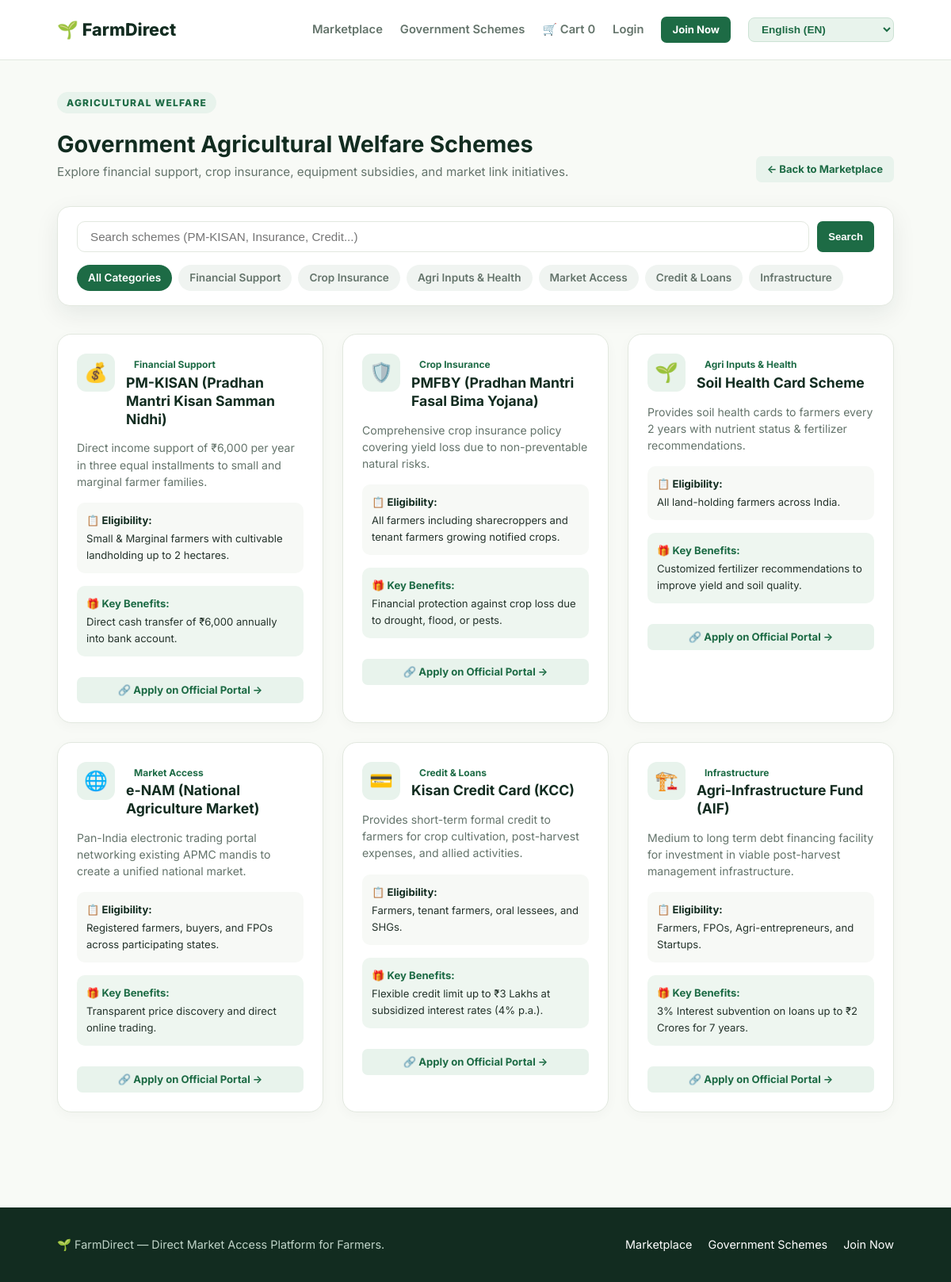
Screenshot of /schemes with the database file from the repository.
### tables this page shows
CREATE TABLE schemes(
      id INTEGER PRIMARY KEY AUTOINCREMENT,
      title TEXT NOT NULL,
      category TEXT NOT NULL,
      description TEXT NOT NULL,
      eligibility TEXT NOT NULL,
      benefits TEXT NOT NULL,
      application_link TEXT,
      icon TEXT DEFAULT '🌾'
    );

### app.py (the view)
@app.route("/schemes")
def schemes():
    conn = get_db()
    category = request.args.get("category", "")
    search = request.args.get("search", "")
    query = "SELECT * FROM schemes WHERE 1=1"
    params = []
    if category:
        query += " AND category = ?"
        params.append(category)
    if search:
        query += " AND (title LIKE ? OR description LIKE ? OR eligibility LIKE ?)"
        params.extend([f"%{search}%", f"%{search}%", f"%{search}%"])
    query += " ORDER BY id ASC"
    scheme_list = conn.execute(query, params).fetchall()
    categories = conn.execute("SELECT DISTINCT category FROM schemes").fetchall()
    conn.close()
    return render_template("schemes.html", schemes=scheme_list, categories=[c[0] for c in categories], current_category=category, search_query=search)

### app.py (called while the page is built)
@app.before_request
def sanitize_legacy_sessions():
    if session.get("name") and "freshmarket" in session.get("name", "").lower():
        session["name"] = "Anbarasan Buyer"

def get_db():
    DB_DIR.mkdir(exist_ok=True)
    conn = sqlite3.connect(DB)
    conn.row_factory = sqlite3.Row
    return conn

### templates/schemes.html (shortened to what this page needs)
{% extends "base.html" %}
{% block content %}
<section class="section" style="padding-top: 40px;">
  <div class="section-header">
    <div class="section-title">
      <span class="badge">AGRICULTURAL WELFARE</span>
      <h2 data-i18n="schemes_title">Government Agricultural Welfare Schemes</h2>
      <p data-i18n="schemes_desc">Explore financial support, crop insurance, equipment subsidies, and market link initiatives.</p>
    </div>
    <a href="{{ url_for('index') }}" class="btn btn-alt btn-sm">← Back to Marketplace</a>
  </div>
  <div class="search-filter-bar">
    <form action="{{ url_for('schemes') }}" method="GET" class="search-form">
      <input type="text" name="search" class="input-field" placeholder="Search schemes (PM-KISAN, Insurance, Credit...)" value="{{ search_query }}">
      <button type="submit" class="btn btn-sm" data-i18n="btn_search">Search</button>
    </form>
    <div class="category-chips">
      <a href="{{ url_for('schemes') }}" class="chip {% if not current_category %}active{% endif %}" data-i18n="all_categories">All Schemes</a>
      {% for cat in categories %}
        <a href="{{ url_for('schemes', category=cat) }}" class="chip {% if current_category == cat %}active{% endif %}">{{ cat }}</a>
      {% endfor %}
    </div>
  </div>
  <div class="scheme-grid">
    {% for scheme in schemes %}
      <article class="scheme-card">
        <div class="scheme-header">
          <div class="scheme-icon">{{ scheme.icon }}</div>
          <div>
            <span class="crop-category-tag" style="position: static; margin-bottom: 4px;">{{ scheme.category }}</span>
            <h3 class="scheme-title">{{ scheme.title }}</h3>
          </div>
        </div>
        <p class="scheme-desc">{{ scheme.description }}</p>
        <div class="scheme-detail-box">
          <strong>📋 Eligibility:</strong>
          <span>{{ scheme.eligibility }}</span>
        </div>
        <div class="scheme-detail-box" style="background: #eef6f0;">
          <strong style="color: var(--primary);">🎁 Key Benefits:</strong>
          <span>{{ scheme.benefits }}</span>
        </div>
        {% if scheme.application_link %}
          <a href="{{ scheme.application_link }}" target="_blank" rel="noopener noreferrer" class="btn btn-sm btn-alt" style="width: 100%; margin-top: 10px;">
            🔗 Apply on Official Portal →
          </a>
        {% endif %}
      </article>
    {% endfor %}
  </div>
</section>
{% endblock %}

### templates/base.html (shortened to what this page needs)
<!DOCTYPE html>
<html lang="en">
<head>
  <link rel="stylesheet" href="{{ url_for('static', filename='css/style.css') }}">
</head>
<body>
  <header class="navbar">
    <a href="{{ url_for('index') }}" class="brand" data-i18n="brand_name">
    </a>
    <nav class="nav-menu">
      <a href="{{ url_for('index') }}" class="nav-link" data-i18n="nav_home">Marketplace</a>
      <a href="{{ url_for('schemes') }}" class="nav-link" data-i18n="nav_schemes">Government Schemes</a>
      <a href="{{ url_for('view_cart') }}" class="nav-link" style="display: flex; align-items: center; gap: 4px;">
        🛒 <span data-i18n="nav_cart">Cart</span>
        <span class="cart-badge">{{ session.get('cart', {})|length }}</span>
      </a>
      {% if session.get('user_id') %}
        <a href="{{ url_for('dashboard') }}" class="nav-link" data-i18n="nav_dashboard">Dashboard</a>
        {% if session.get('role') == 'farmer' %}
          <a href="{{ url_for('add_produce') }}" class="btn btn-sm btn-alt" data-i18n="nav_sell">+ Sell Produce</a>
        {% endif %}
        <span style="font-size: 0.88rem; color: var(--dark); font-weight: 700;">👤 {{ session.name }}</span>
        <a href="{{ url_for('logout') }}" class="btn btn-sm" data-i18n="nav_logout">Logout</a>
      {% else %}
        <a href="{{ url_for('login') }}" class="nav-link" data-i18n="nav_login">Login</a>
        <a href="{{ url_for('register') }}" class="btn btn-sm" data-i18n="nav_register">Join Now</a>
      {% endif %}
      <select class="lang-select" aria-label="Select Language">
        <option value="en">English (EN)</option>
      </select>
    </nav>
  </header>
  <main>
    {% block content %}{% endblock %}
  </main>
  <footer>
    <div>
      <span data-i18n="footer_text">🌱 <b>FarmDirect</b> — Direct Market Access Platform for Farmers.</span>
    </div>
    <div style="display: flex; gap: 20px;">
      <a href="{{ url_for('index') }}" data-i18n="nav_home">Marketplace</a>
      <a href="{{ url_for('schemes') }}" data-i18n="nav_schemes">Government Schemes</a>
      <a href="{{ url_for('register') }}" data-i18n="nav_register">Join Now</a>
    </div>
  </footer>
</body>
</html>

### static/css/style.css (style rules this page uses)
:root { --primary: #1d6b45; --primary-hover: #145032; --primary-light: #e8f3ec; --accent: #f5a623; --dark: #122c20; --text: #24332b; --muted: #64746b; --bg: #f8faf6; --card-bg: #ffffff; --border: #e2e8df; --radius: 14px; --shadow: 0 10px 30px rgba(18, 44, 32, 0.08); --transition: all 0.25s ease; }
* { box-sizing: border-box; margin: 0; padding: 0; }
body { font-family: 'Inter', -apple-system, BlinkMacSystemFont, "Segoe UI", Roboto, sans-serif; color: var(--text); background-color: var(--bg); line-height: 1.6; }
a { text-decoration: none; color: inherit; }
.navbar { height: 76px; background: rgba(255, 255, 255, 0.95); backdrop-filter: blur(10px); border-bottom: 1px solid var(--border); display: flex; align-items: center; justify-content: space-between; padding: 0 6%; position: sticky; top: 0; z-index: 100; }
.brand { font-size: 1.35rem; font-weight: 800; color: var(--dark); display: flex; align-items: center; gap: 8px; }
.nav-menu { display: flex; align-items: center; gap: 22px; font-size: 0.92rem; font-weight: 600; }
.nav-link { color: var(--muted); transition: var(--transition); }
.lang-select { background: var(--primary-light); color: var(--primary); border: 1px solid #cce2d4; padding: 6px 12px; border-radius: 8px; font-weight: 600; font-size: 0.85rem; cursor: pointer; outline: none; }
.btn { background: var(--primary); color: #ffffff; padding: 10px 20px; border-radius: 10px; font-weight: 700; border: none; cursor: pointer; transition: var(--transition); display: inline-flex; align-items: center; justify-content: center; gap: 6px; }
.btn-alt { background: var(--primary-light); color: var(--primary); }
.btn-sm { padding: 6px 14px; font-size: 0.82rem; border-radius: 7px; }
.badge { display: inline-block; font-size: 0.75rem; font-weight: 800; text-transform: uppercase; letter-spacing: 1.2px; color: var(--primary); background: var(--primary-light); padding: 4px 12px; border-radius: 20px; margin-bottom: 16px; }
.section { padding: 60px 6%; }
.section-header { display: flex; justify-content: space-between; align-items: flex-end; margin-bottom: 30px; }
.section-title h2 { font-size: 1.8rem; color: var(--dark); }
.section-title p { color: var(--muted); font-size: 0.95rem; }
.search-filter-bar { background: #ffffff; border: 1px solid var(--border); border-radius: 16px; padding: 18px 24px; margin-bottom: 35px; box-shadow: var(--shadow); display: flex; flex-wrap: wrap; gap: 16px; align-items: center; justify-content: space-between; }
.search-form { display: flex; gap: 10px; flex: 1; min-width: 280px; }
.input-field { width: 100%; padding: 10px 16px; border: 1px solid var(--border); border-radius: 10px; font-size: 0.95rem; outline: none; transition: var(--transition); }
.category-chips { display: flex; gap: 8px; flex-wrap: wrap; }
.chip { padding: 6px 14px; border-radius: 20px; background: #f0f4f1; color: var(--muted); font-size: 0.85rem; font-weight: 600; transition: var(--transition); }
.chip:hover, .chip.active { background: var(--primary); color: #ffffff; }
.crop-category-tag { position: absolute; top: 12px; right: 12px; background: rgba(255, 255, 255, 0.9); backdrop-filter: blur(4px); color: var(--primary); padding: 4px 10px; border-radius: 12px; font-size: 0.75rem; font-weight: 700; }
.scheme-grid { display: grid; grid-template-columns: repeat(auto-fill, minmax(320px, 1fr)); gap: 24px; }
.scheme-card { background: #ffffff; border: 1px solid var(--border); border-radius: 18px; padding: 24px; transition: var(--transition); box-shadow: 0 4px 15px rgba(0, 0, 0, 0.03); }
.scheme-header { display: flex; gap: 14px; align-items: flex-start; margin-bottom: 14px; }
.scheme-icon { width: 48px; height: 48px; background: var(--primary-light); border-radius: 12px; display: flex; align-items: center; justify-content: center; font-size: 1.5rem; flex-shrink: 0; }
.scheme-title { font-size: 1.1rem; color: var(--dark); font-weight: 700; line-height: 1.3; }
.scheme-desc { font-size: 0.88rem; color: var(--muted); margin-bottom: 16px; line-height: 1.5; }
.scheme-detail-box { background: #f7f9f6; border-radius: 10px; padding: 12px; margin-bottom: 16px; font-size: 0.82rem; }
.scheme-detail-box strong { color: var(--dark); display: block; margin-bottom: 2px; }
footer { background: var(--dark); color: #c0d4c8; padding: 35px 6%; font-size: 0.9rem; display: flex; justify-content: space-between; align-items: center; margin-top: 60px; }
footer a { color: #ffffff; }

### rows the page displays
schemes: icon "💰", category "Financial Support", title "PM-KISAN (Pradhan Mantri Kisan Samman Nidhi)", description "Direct income support of ₹6,000 per year in three equal installments to small and marginal farmer families.", eligibility "Small & Marginal farmers with cultivable landholding up to 2 hectares.", benefits "Direct cash transfer of ₹6,000 annually into bank account."
schemes: icon "🛡️", category "Crop Insurance", title "PMFBY (Pradhan Mantri Fasal Bima Yojana)", description "Comprehensive crop insurance policy covering yield loss due to non-preventable natural risks.", eligibility "All farmers including sharecroppers and tenant farmers growing notified crops.", benefits "Financial protection against crop loss due to drought, flood, or pests."
schemes: icon "🌱", category "Agri Inputs & Health", title "Soil Health Card Scheme", description "Provides soil health cards to farmers every 2 years with nutrient status & fertilizer recommendations.", eligibility "All land-holding farmers across India.", benefits "Customized fertilizer recommendations to improve yield and soil quality."
schemes: icon "🌐", category "Market Access", title "e-NAM (National Agriculture Market)", description "Pan-India electronic trading portal networking existing APMC mandis to create a unified national market.", eligibility "Registered farmers, buyers, and FPOs across participating states.", benefits "Transparent price discovery and direct online trading."
schemes: icon "💳", category "Credit & Loans", title "Kisan Credit Card (KCC)", description "Provides short-term formal credit to farmers for crop cultivation, post-harvest expenses, and allied activities.", eligibility "Farmers, tenant farmers, oral lessees, and SHGs.", benefits "Flexible credit limit up to ₹3 Lakhs at subsidized interest rates (4% p.a.)."
schemes: icon "🏗️", category "Infrastructure", title "Agri-Infrastructure Fund (AIF)", description "Medium to long term debt financing facility for investment in viable post-harvest management infrastructure.", eligibility "Farmers, FPOs, Agri-entrepreneurs, and Startups.", benefits "3% Interest subvention on loans up to ₹2 Crores for 7 years."

### other values shown
{{ session.get('cart', {})|length }} "0"
{{ cat }} "Financial Support" "Crop Insurance" "Agri Inputs & Health" "Market Access" "Credit & Loans" "Infrastructure"
